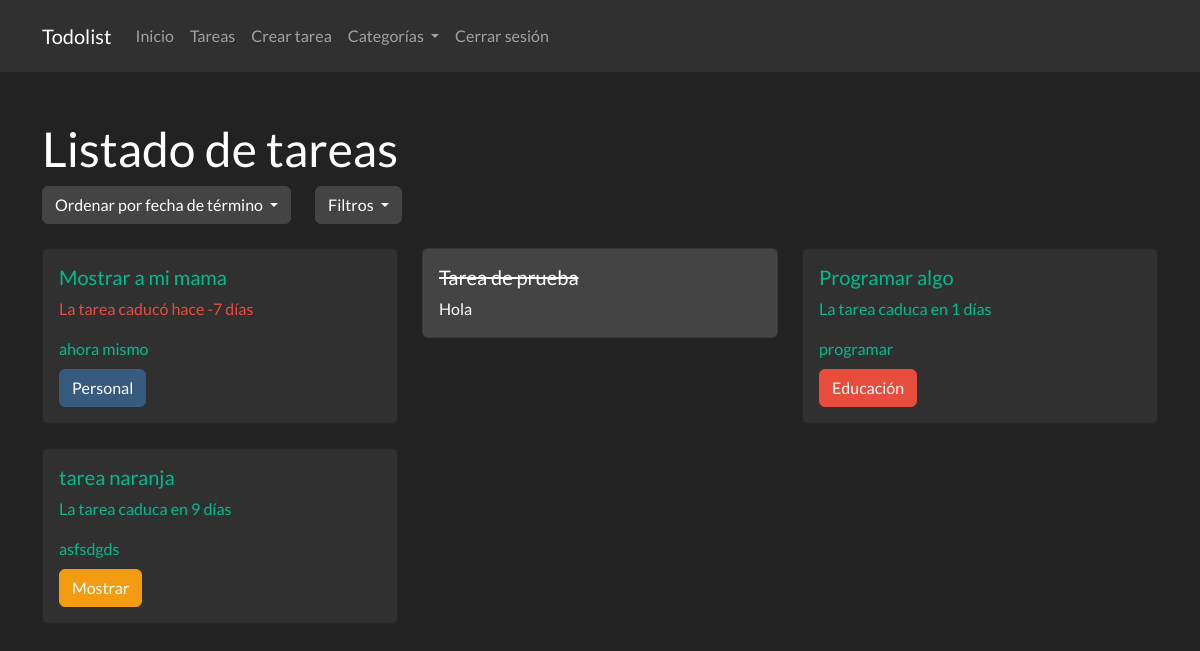
/tarea/ (signed in), run on the app's committed database.
### app.py (models this page shows, shortened)
class Tarea(db.Model):
    id = db.Column(db.Integer, primary_key=True)
    titulo = db.Column(db.String(100), nullable=False)
    descripcion = db.Column(db.String(200), nullable=False)
    fecha_termino = db.Column(db.DateTime, nullable=False)
    estado = db.Column(db.Boolean, default=False)
    usuario_id = db.Column(db.Integer, db.ForeignKey('usuario.id'), nullable=False)
    categoria_id = db.Column(db.Integer, db.ForeignKey('categoria.id'), nullable=True)

### routes/tareas.py (the view, shortened to what this page needs)
@app.route('/tarea/', methods=['GET', 'POST'])
@app.route('/tarea/<int:id>', methods=['GET', 'POST'])
@app.route('/tarea/filtrar/<estado>', methods=['GET', 'POST'])
@login_required
def verTareas(id=None, estado=None):
    orden = request.args.get('orden', 'asc')
    query = Tarea.query.filter_by(usuario_id=current_user.id)
    if id is None:
        if orden == 'asc':
            query = query.order_by(Tarea.fecha_termino.asc())
        elif orden == 'desc':
            query = query.order_by(Tarea.fecha_termino.desc())
        tareas = query.all()
        for tarea in tareas:
            if tarea.categoria_id is not None:
                tarea.color = obtenerColorCategoria(tarea.categoria_id)
                tarea.categoria_nombre = obtenerNombreCategoria(tarea.categoria_id)
        return render_template('tareas.html', tareas=tareas, calcDiasRestantes = calcDiasRestantes, orden=orden, estado=estado)

### app.py (called while the page is built)
def calcDiasRestantes(fecha_termino):
    fecha_actual = datetime.now().date()
    dias_restantes = (fecha_termino.date()) - fecha_actual
    return dias_restantes.days

def obtenerColorCategoria(idCategoria):
    categoria = Categoria.query.filter_by(id=idCategoria).first()
    return categoria.color

def obtenerNombreCategoria(idCategoria):
    categoria = Categoria.query.filter_by(id=idCategoria).first()
    return categoria.nombre

### routes/usuario.py (called while the page is built)
@login_manager.user_loader
def load_user(id):
    return Usuario.query.get(int(id))

### templates/tareas.html (shortened to what this page needs)
{% extends "base.html" %}
{% block content %}
<h1 class="mt-5">Listado de tareas</h1>
<div class="d-flex">
    <div class="row justify-content-center">
        <div class="col">
            <div class="dropdown">
                <a class="btn btn-secondary dropdown-toggle" href="#" role="button" id="dwFechas" data-toggle="dropdown"
                    aria-haspopup="true" aria-expanded="false">
                    Ordenar por fecha de término
                </a>
            </div>
        </div>
        <div class="col">
            <div class="dropdown">
                <a class="btn btn-secondary dropdown-toggle" href="#" role="button" id="dwOpciones" data-toggle="dropdown"
                    aria-haspopup="true" aria-expanded="false">
                    Filtros
                </a>
            </div>
        </div>
    </div>
</div>
<div class="row">
    {% for tarea in tareas %}
    <div class="col-md-4">
        <a href="{{ url_for('verTareas', id=tarea.id) }}" class="card-link" style="text-decoration: none;">
            <div class="card mt-4 {% if tarea.estado %}bg-secondary{% endif %}">
                <div class="card-body">
                    <h5 class="card-title" {% if tarea.estado %}style="text-decoration: line-through;" {% endif %}>{{
                        tarea.titulo }}</h5>
                    {% if not tarea.estado %}
                    {% if calcDiasRestantes(tarea.fecha_termino) > 0 %}
                    <p class="text-success">La tarea caduca en {{ calcDiasRestantes(tarea.fecha_termino) }} días</p>
                    {% elif calcDiasRestantes(tarea.fecha_termino) == 0 %}
                    <p class="text-warning">La tarea caduca hoy</p>
                    {% else %}
                    <p class="text-danger">La tarea caducó hace {{ calcDiasRestantes(tarea.fecha_termino) }} días</p>
                    {% endif %}
                    {% endif %}
                    <p class="card-text">{{ tarea.descripcion }}</p>
                    {% if tarea.categoria_id != None %}
                        <a href="{{ url_for('verCategoria', id=tarea.categoria_id ) }}" class="btn btn-{{tarea.color}} mt-2">{{ tarea.categoria_nombre}}</a>
                    {% endif %}
                </div>
            </div>
        </a>
    </div>
    {% endfor %}
</div>
{% endblock %}

### data on the page
Tarea: titulo "Mostrar a mi mama", fecha_termino "-7", descripcion "ahora mismo", categoria_nombre "Personal"
Tarea: titulo "Tarea de prueba", descripcion "Hola"
Tarea: titulo "Programar algo", fecha_termino "1", descripcion "programar", categoria_nombre "Educación"
Tarea: titulo "tarea naranja", fecha_termino "9", descripcion "asfsdgds", categoria_nombre "Mostrar"
